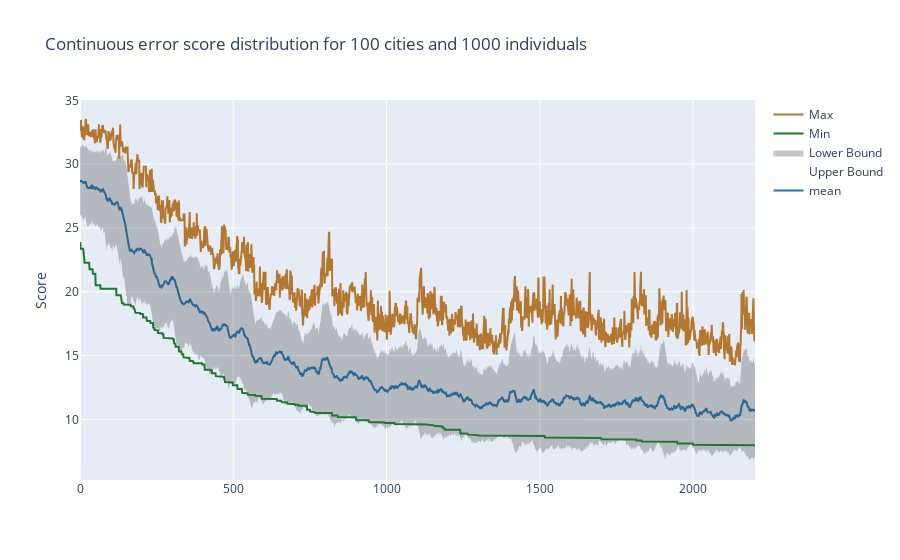

This figure's notebook cell:
### Code cell
df = stats_df
fig = go.Figure([
    go.Scatter(
        name='mean',
        x=df['iteration'],
        y=df['mean'],
        mode='lines',
        line=dict(color='rgb(31, 119, 180)'),
    ),
    go.Scatter(
        name='Upper Bound',
        x=df['iteration'],
        y=df['upper bound'],
        mode='lines',
        marker=dict(color="#444"),
        line=dict(width=0),
        # showlegend=False
    ),
    go.Scatter(
        name='Lower Bound',
        x=df['iteration'],
        y=df['lower bound'],
        marker=dict(color="#444"),
        line=dict(width=0),
        mode='lines',
        fillcolor='rgba(68, 68, 68, 0.3)',
        fill='tonexty',
        # showlegend=False
    ),
    go.Scatter(
        name='Min',
        x=df['iteration'],
        y=df['min'],
        marker=dict(color='rgb(31, 119, 48)'),
        # line=dict(width=1),
        mode='lines',
        # fillcolor='rgba(68, 68, 68, 0.3)',
        # fill='tonexty',
        # showlegend=False
    ),
    go.Scatter(
        name='Max',
        x=df['iteration'],
        y=df['max'],
        marker=dict(color='rgb(180, 119, 48)'),
        # line=dict(width=1),
        mode='lines',
        # fillcolor='rgba(68, 68, 68, 0.3)',
        # fill='tonexty',
        # showlegend=False
    )
])
fig.update_layout(
    yaxis_title='Score',
    title='Continuous error score distribution for 100 cities and 1000 individuals',
    hovermode="x"
)
fig.show()

### Figure 1 — Plotly figure (JSON) as saved in the notebook; plotly's stock layout.template omitted (floating-point values rounded to 4 significant figures; data arrays with more than 128 entries replaced by an {"elided": "..."} marker saying what was removed)
{"data": [{"line": {"color": "rgb(31, 119, 180)"}, "mode": "lines", "name": "mean", "type": "scatter", "x": {"elided": "2203 int values"}, "y": {"elided": "2203 float values"}}, {"line": {"width": 0}, "marker": {"color": "#444"}, "mode": "lines", "name": "Upper Bound", "type": "scatter", "x": {"elided": "2203 int values"}, "y": {"elided": "2203 float values"}}, {"fill": "tonexty", "fillcolor": "rgba(68, 68, 68, 0.3)", "line": {"width": 0}, "marker": {"color": "#444"}, "mode": "lines", "name": "Lower Bound", "type": "scatter", "x": {"elided": "2203 int values"}, "y": {"elided": "2203 float values"}}, {"marker": {"color": "rgb(31, 119, 48)"}, "mode": "lines", "name": "Min", "type": "scatter", "x": {"elided": "2203 int values"}, "y": {"elided": "2203 float values"}}, {"marker": {"color": "rgb(180, 119, 48)"}, "mode": "lines", "name": "Max", "type": "scatter", "x": {"elided": "2203 int values"}, "y": {"elided": "2203 float values"}}], "layout": {"hovermode": "x", "title": {"text": "Continuous error score distribution for 100 cities and 1000 individuals"}, "yaxis": {"title": {"text": "Score"}}}}
